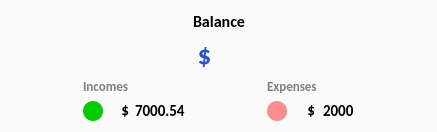
                  <widget class="QFrame" name="frame_33">
                   <property name="sizePolicy">
                    <sizepolicy hsizetype="Minimum" vsizetype="Minimum">
                     <horstretch>0</horstretch>
                     <verstretch>0</verstretch>
                    </sizepolicy>
                   </property>
                   <property name="styleSheet">
                    <string notr="true">background:#fafafa;
border-radius:25px;</string>
                   </property>
                   <property name="frameShape">
                    <enum>QFrame::StyledPanel</enum>
                   </property>
                   <property name="frameShadow">
                    <enum>QFrame::Raised</enum>
                   </property>
                   <layout class="QGridLayout" name="gridLayout_85">
                    <item row="0" column="0">
                     <spacer name="horizontalSpacer_114">
                      <property name="orientation">
                       <enum>Qt::Horizontal</enum>
                      </property>
                      <property name="sizeHint" stdset="0">
                       <size>
                        <width>40</width>
                        <height>20</height>
                       </size>
                      </property>
                     </spacer>
                    </item>
                    <item row="1" column="4">
                     <spacer name="horizontalSpacer_115">
                      <property name="orientation">
                       <enum>Qt::Horizontal</enum>
                      </property>
                      <property name="sizeHint" stdset="0">
                       <size>
                        <width>72</width>
                        <height>20</height>
                       </size>
                      </property>
                     </spacer>
                    </item>
                    <item row="0" column="1" colspan="3">
                     <layout class="QGridLayout" name="gridLayout_86">
                      <item row="1" column="1">
                       <widget class="QLabel" name="label_91">
                        <property name="font">
                         <font>
                          <family>Calibri</family>
                          <pointsize>20</pointsize>
                          <bold>true</bold>
                         </font>
                        </property>
                        <property name="styleSheet">
                         <string notr="true">color:#2a52d4;</string>
                        </property>
                        <property name="text">
                         <string>$</string>
                        </property>
                        <property name="alignment">
                         <set>Qt::AlignCenter</set>
                        </property>
                        <property name="wordWrap">
                         <bool>false</bool>
                        </property>
                       </widget>
                      </item>
                      <item row="1" column="0">
                       <spacer name="horizontalSpacer_116">
                        <property name="orientation">
                         <enum>Qt::Horizontal</enum>
                        </property>
                        <property name="sizeHint" stdset="0">
                         <size>
                          <width>40</width>
                          <height>20</height>
                         </size>
                        </property>
                       </spacer>
                      </item>
                      <item row="0" column="1" colspan="2">
                       <widget class="QLabel" name="label_92">
                        <property name="font">
                         <font>
                          <family>Calibri</family>
                          <pointsize>12</pointsize>
                          <bold>true</bold>
                          <strikeout>false</strikeout>
                          <kerning>true</kerning>
                         </font>
                        </property>
                        <property name="styleSheet">
                         <string notr="true"> letter-spacing: 0px;</string>
                        </property>
                        <property name="text">
                         <string>Balance</string>
                        </property>
                        <property name="alignment">
                         <set>Qt::AlignCenter</set>
                        </property>
                        <property name="wordWrap">
                         <bool>true</bool>
                        </property>
                       </widget>
                      </item>
                      <item row="1" column="2">
                       <widget class="QLabel" name="label_93">
                        <property name="font">
                         <font>
                          <family>Calibri</family>
                          <pointsize>20</pointsize>
                          <bold>true</bold>
                         </font>
                        </property>
                        <property name="styleSheet">
                         <string notr="true">color:#2a52d4;</string>
                        </property>
                        <property name="text">
                         <string/>
                        </property>
                        <property name="textFormat">
                         <enum>Qt::AutoText</enum>
                        </property>
                        <property name="scaledContents">
                         <bool>true</bool>
                        </property>
                        <property name="alignment">
                         <set>Qt::AlignCenter</set>
                        </property>
                        <property name="wordWrap">
                         <bool>false</bool>
                        </property>
                       </widget>
                      </item>
                      <item row="1" column="3">
                       <spacer name="horizontalSpacer_117">
                        <property name="orientation">
                         <enum>Qt::Horizontal</enum>
                        </property>
                        <property name="sizeHint" stdset="0">
                         <size>
                          <width>40</width>
                          <height>20</height>
                         </size>
                        </property>
                       </spacer>
                      </item>
                     </layout>
                    </item>
                    <item row="1" column="2">
                     <spacer name="horizontalSpacer_118">
                      <property name="orientation">
                       <enum>Qt::Horizontal</enum>
                      </property>
                      <property name="sizeHint" stdset="0">
                       <size>
                        <width>70</width>
                        <height>20</height>
                       </size>
                      </property>
                     </spacer>
                    </item>
                    <item row="1" column="1">
                     <layout class="QGridLayout" name="gridLayout_87">
                      <item row="1" column="0">
                       <widget class="QPushButton" name="pushButton_31">
                        <property name="enabled">
                         <bool>false</bool>
                        </property>
                        <property name="maximumSize">
                         <size>
                          <width>20</width>
                          <height>20</height>
                         </size>
                        </property>
                        <property name="styleSheet">
                         <string notr="true">background:#00cc00;
border-radius:10px;</string>
                        </property>
                        <property name="text">
                         <string/>
                        </property>
                        <property name="icon">
                         <iconset resource="img.qrc">
                          <normaloff>:/img/arrow_downward_alt_24dp_FILL0_wght400_GRAD0_opsz24.png</normaloff>:/img/arrow_downward_alt_24dp_FILL0_wght400_GRAD0_opsz24.png</iconset>
                        </property>
                        <property name="iconSize">
                         <size>
                          <width>20</width>
                          <height>20</height>
                         </size>
                        </property>
                       </widget>
                      </item>
                      <item row="1" column="1">
                       <widget class="QLabel" name="label_94">
                        <property name="maximumSize">
                         <size>
                          <width>20</width>
                          <height>20</height>
                         </size>
                        </property>
                        <property name="font">
                         <font>
                          <family>Calibri</family>
                          <pointsize>11</pointsize>
                          <bold>true</bold>
                          <strikeout>false</strikeout>
                          <kerning>true</kerning>
                         </font>
                        </property>
                        <property name="styleSheet">
                         <string notr="true"> letter-spacing: 0px;</string>
                        </property>
                        <property name="text">
                         <string>$</string>
                        </property>
                        <property name="alignment">
                         <set>Qt::AlignRight|Qt::AlignTrailing|Qt::AlignVCenter</set>
                        </property>
                        <property name="wordWrap">
                         <bool>true</bool>
                        </property>
                       </widget>
                      </item>
                      <item row="1" column="2">
                       <widget class="QLabel" name="label_95">
                        <property name="font">
                         <font>
                          <family>Calibri</family>
                          <pointsize>11</pointsize>
                          <bold>true</bold>
                          <strikeout>false</strikeout>
                          <kerning>true</kerning>
                         </font>
                        </property>
                        <property name="styleSheet">
                         <string notr="true"> letter-spacing: 0px;</string>
                        </property>
                        <property name="text">
                         <string>7000.54</string>
                        </property>
                        <property name="alignment">
                         <set>Qt::AlignLeading|Qt::AlignLeft|Qt::AlignVCenter</set>
                        </property>
                        <property name="wordWrap">
                         <bool>true</bool>
                        </property>
                       </widget>
                      </item>
                      <item row="0" column="0" colspan="2">
                       <widget class="QLabel" name="label_96">
                        <property name="font">
                         <font>
                          <family>Calibri</family>
                          <pointsize>10</pointsize>
                          <bold>true</bold>
                          <strikeout>false</strikeout>
                          <kerning>true</kerning>
                         </font>
                        </property>
                        <property name="styleSheet">
                         <string notr="true"> letter-spacing: 0px;
color:#808080;</string>
                        </property>
                        <property name="text">
                         <string>Incomes</string>
                        </property>
                        <property name="alignment">
                         <set>Qt::AlignLeading|Qt::AlignLeft|Qt::AlignVCenter</set>
                        </property>
                        <property name="wordWrap">
                         <bool>true</bool>
                        </property>
                       </widget>
                      </item>
                     </layout>
                    </item>
                    <item row="1" column="0">
                     <spacer name="horizontalSpacer_119">
                      <property name="orientation">
                       <enum>Qt::Horizontal</enum>
                      </property>
                      <property name="sizeHint" stdset="0">
                       <size>
                        <width>72</width>
                        <height>20</height>
                       </size>
                      </property>
                     </spacer>
                    </item>
                    <item row="1" column="3">
                     <layout class="QGridLayout" name="gridLayout_88">
                      <item row="1" column="0">
                       <widget class="QPushButton" name="pushButton_32">
                        <property name="enabled">
                         <bool>false</bool>
                        </property>
                        <property name="maximumSize">
                         <size>
                          <width>20</width>
                          <height>20</height>
                         </size>
                        </property>
                        <property name="styleSheet">
                         <string notr="true">background:#fd8c8c;
border-radius:10px;</string>
                        </property>
                        <property name="text">
                         <string/>
                        </property>
                        <property name="icon">
                         <iconset resource="img.qrc">
                          <normaloff>:/img/arrow_upward_alt_24dp_FILL0_wght400_GRAD0_opsz24.png</normaloff>:/img/arrow_upward_alt_24dp_FILL0_wght400_GRAD0_opsz24.png</iconset>
                        </property>
                        <property name="iconSize">
                         <size>
                          <width>20</width>
                          <height>20</height>
                         </size>
                        </property>
                       </widget>
                      </item>
                      <item row="1" column="1">
                       <widget class="QLabel" name="label_97">
                        <property name="maximumSize">
                         <size>
                          <width>20</width>
                          <height>20</height>
                         </size>
                        </property>
                        <property name="font">
                         <font>
                          <family>Calibri</family>
                          <pointsize>11</pointsize>
                          <bold>true</bold>
                          <strikeout>false</strikeout>
                          <kerning>true</kerning>
                         </font>
                        </property>
                        <property name="styleSheet">
                         <string notr="true"> letter-spacing: 0px;</string>
                        </property>
                        <property name="text">
                         <string>$</string>
                        </property>
                        <property name="alignment">
                         <set>Qt::AlignRight|Qt::AlignTrailing|Qt::AlignVCenter</set>
                        </property>
                        <property name="wordWrap">
                         <bool>true</bool>
                        </property>
                       </widget>
                      </item>
                      <item row="1" column="2">
                       <widget class="QLabel" name="label_98">
                        <property name="font">
                         <font>
                          <family>Calibri</family>
                          <pointsize>11</pointsize>
                          <bold>true</bold>
                          <strikeout>false</strikeout>
                          <kerning>true</kerning>
                         </font>
                        </property>
                        <property name="styleSheet">
                         <string notr="true"> letter-spacing: 0px;</string>
                        </property>
                        <property name="text">
                         <string>2000</string>
                        </property>
                        <property name="alignment">
                         <set>Qt::AlignLeading|Qt::AlignLeft|Qt::AlignVCenter</set>
                        </property>
                        <property name="wordWrap">
                         <bool>true</bool>
                        </property>
                       </widget>
                      </item>
                      <item row="0" column="0" colspan="2">
                       <widget class="QLabel" name="label_99">
                        <property name="font">
                         <font>
                          <family>Calibri</family>
                          <pointsize>10</pointsize>
                          <bold>true</bold>
                          <strikeout>false</strikeout>
                          <kerning>true</kerning>
                         </font>
                        </property>
                        <property name="styleSheet">
                         <string notr="true"> letter-spacing: 0px;
color:#808080;</string>
                        </property>
                        <property name="text">
                         <string>Expenses</string>
                        </property>
                        <property name="alignment">
                         <set>Qt::AlignLeading|Qt::AlignLeft|Qt::AlignVCenter</set>
                        </property>
                        <property name="wordWrap">
                         <bool>true</bool>
                        </property>
                       </widget>
                      </item>
                     </layout>
                    </item>
                    <item row="0" column="4">
                     <spacer name="horizontalSpacer_120">
                      <property name="orientation">
                       <enum>Qt::Horizontal</enum>
                      </property>
                      <property name="sizeHint" stdset="0">
                       <size>
                        <width>40</width>
                        <height>20</height>
                       </size>
                      </property>
                     </spacer>
                    </item>
                   </layout>
                  </widget>
